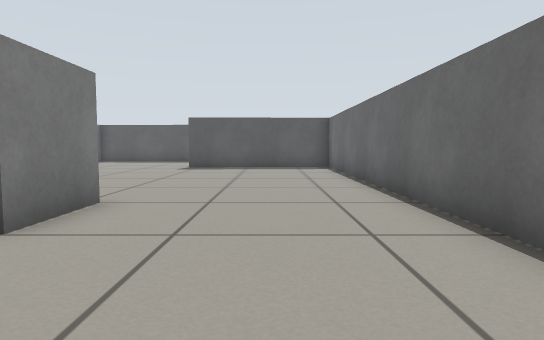
View 1 (above)

20 first-person views from a walk through a robot-simulator world made for Gazebo. The camera is 0.45 m above the floor, tilts 4° down and sees 75° across. The floor is counted in squares, 0.5 m on a side. Each view is taken from the middle of a square. On the plan, view 1 faces up. The plan holds only what a view shows up to about 12 squares ahead; the rest is blank.

View 2
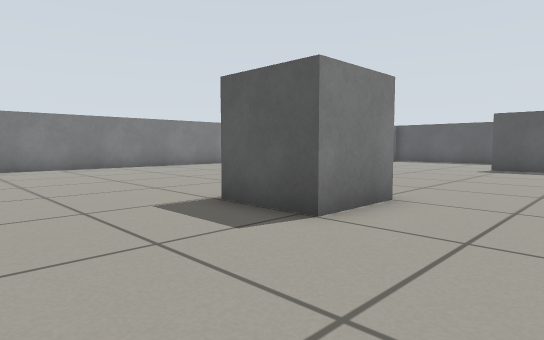

View 3
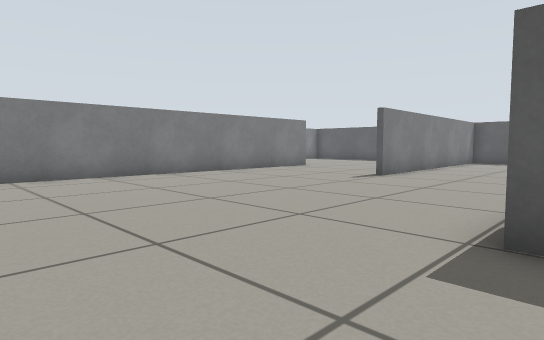

View 4
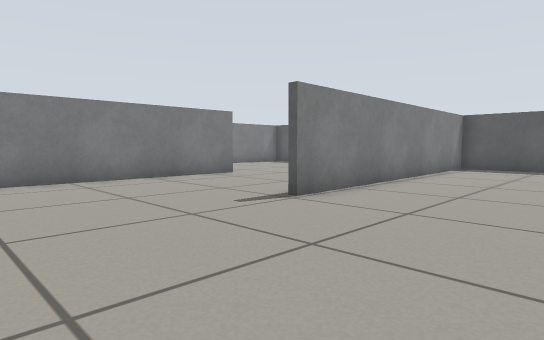

View 5
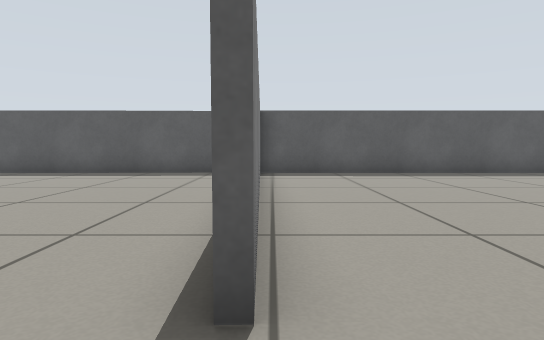

View 6
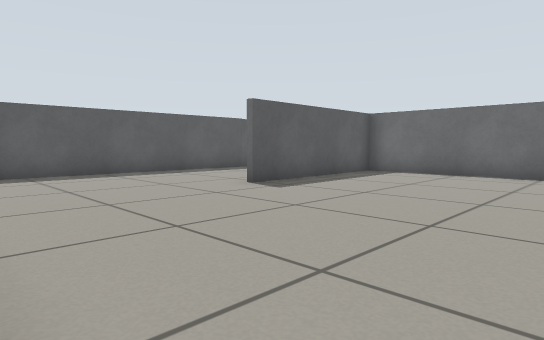

View 7
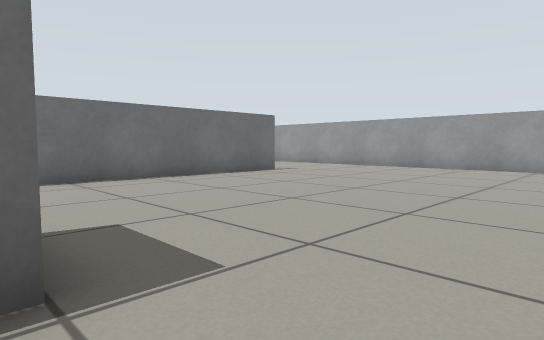

View 8
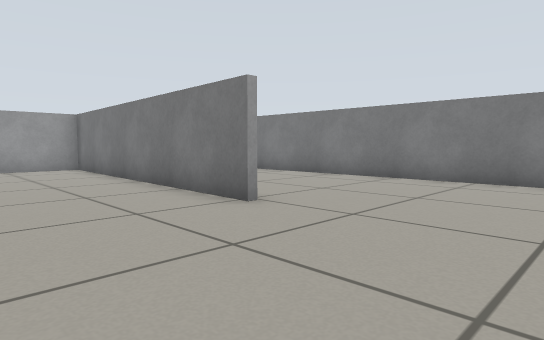

View 9
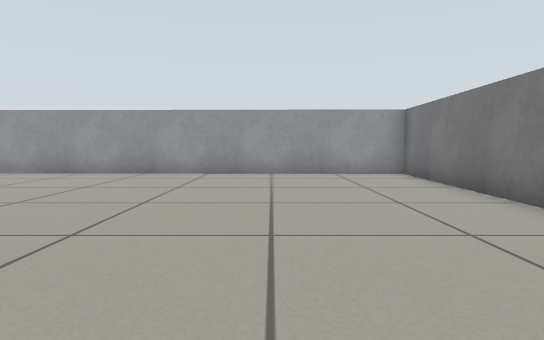

View 10
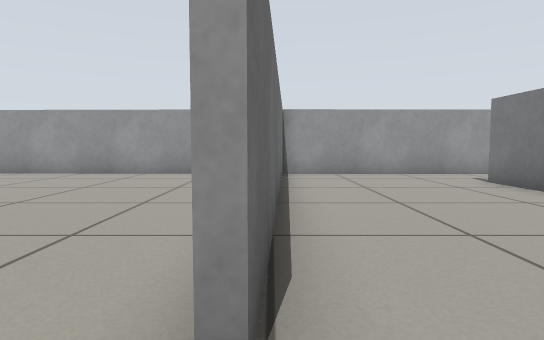

View 11
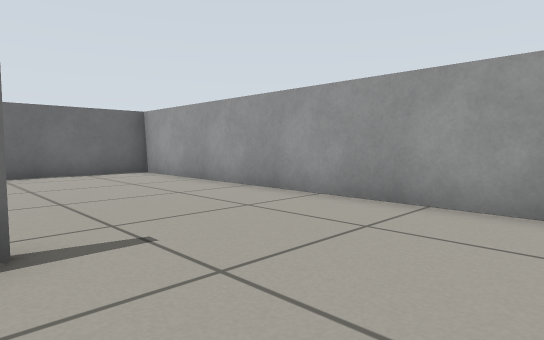

View 12
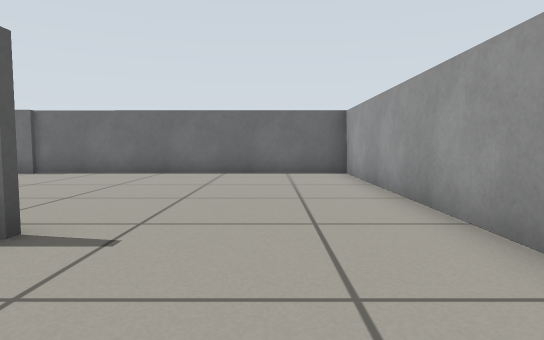

View 13
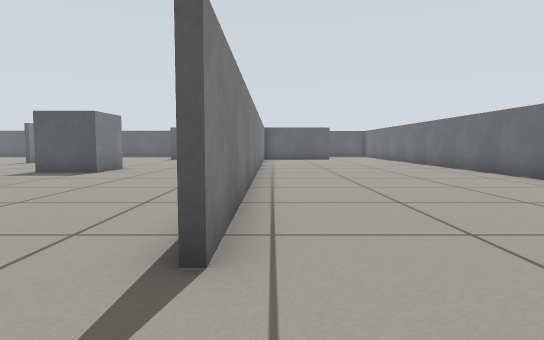

View 14
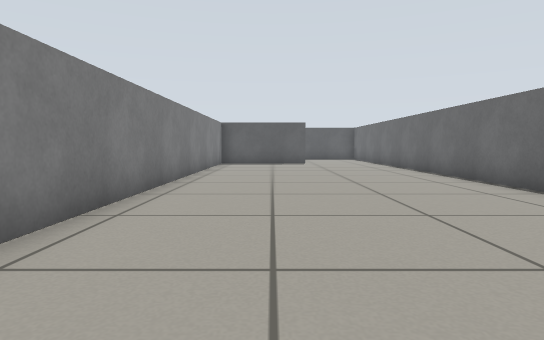

View 15
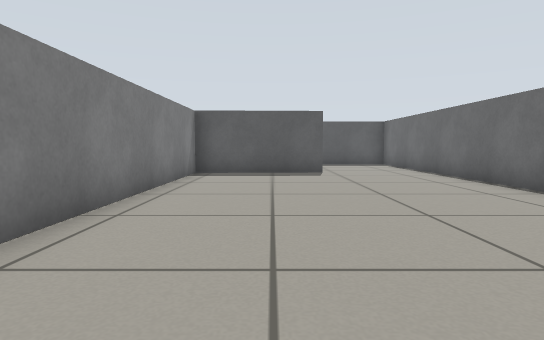

View 16
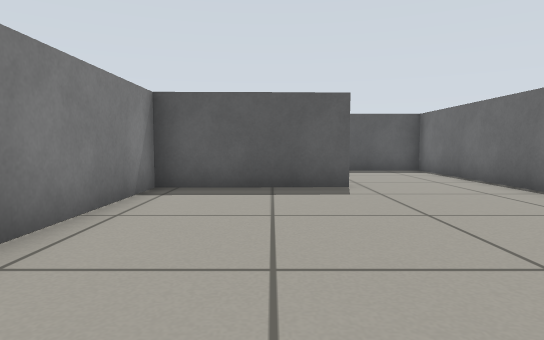

View 17
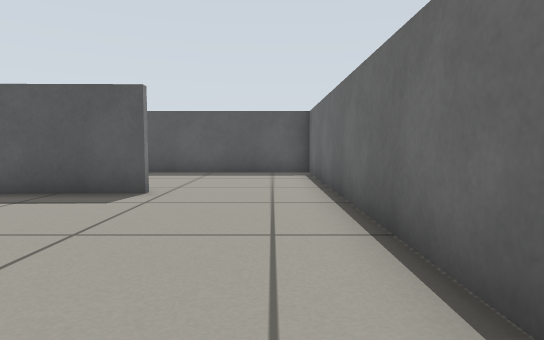

View 18
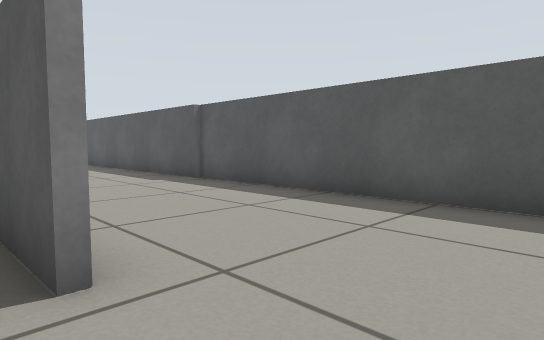

View 19
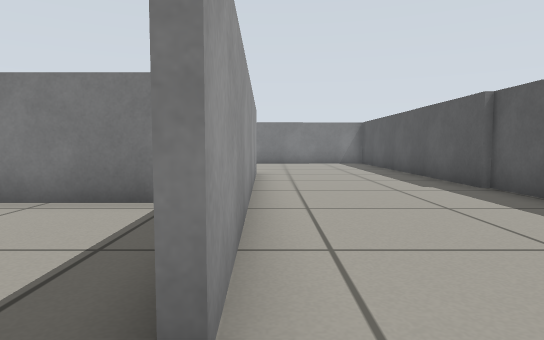

View 20
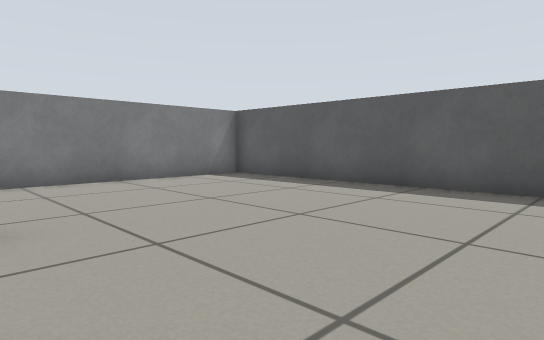

### Floor plan
Points are (right, up) in squares from view 1. A wall is a line through its corners. A room is listed if a view was taken in it or the views show most of it. See-through windows are left out.
Room 1 (views 1, 2, 3, 4, 5, 6, 7, 8, 9, 10, 11, 12, 13, 14, 15, 16, 17, 18, 19, 20)
walls: (-8.7, -0.2) (-9.1, -10.1) (10.2, -10.4) (10.2, 19.6) (0.6, 19.6); (-3, 14.5) (6.8, 14.7); (2.3, -3.9) (2.3, 13.7); (1.8, 14.4) (-3.4, 14.3); (-14.2, 12.5) (-14.2, -3.9); (-9.2, -7.7) (-8.9, -0.2); (6.8, 14.5) (2.5, 14.4) (2.5, -5.5); (-14.2, -5.8) (-14.2, -7.6); (0.7, 19.4) (-9.4, 19.4) (-9.1, 9.7); (-10.9, 19.6) (-19, 19.5) (-19, 13.1); (-15.9, -10) (-9.4, -10.1)
objects: grey box (-4, 4) to (-3, 5)

Where each view was taken, in squares from view 1:
view 1: 0 up, 0 right, facing up
view 2: 0 up, 0 right, facing up-left
view 3: 0 up, 4 left, facing up-left
view 4: 5 up, 5 left, facing up-left
view 5: 8 up, 9 left, facing up
view 6: 8 up, 9 left, facing up-right
view 7: 4 up, 7 left, facing down-right
view 8: 4 up, 5 left, facing down-left
view 9: 1 up, 5 left, facing down
view 10: 1 up, 9 left, facing down
view 11: 5 down, 1 left, facing down-right
view 12: 8 down, 1 left, facing right
view 13: 8 down, 3 right, facing up
view 14: 3 down, 5 right, facing up
view 15: 3 up, 5 right, facing up
view 16: 7 up, 5 right, facing up
view 17: 8 up, 9 right, facing up
view 18: 14 up, 9 right, facing up-left
view 19: 15 up, 8 right, facing left
view 20: 12 up, 10 left, facing up-left
